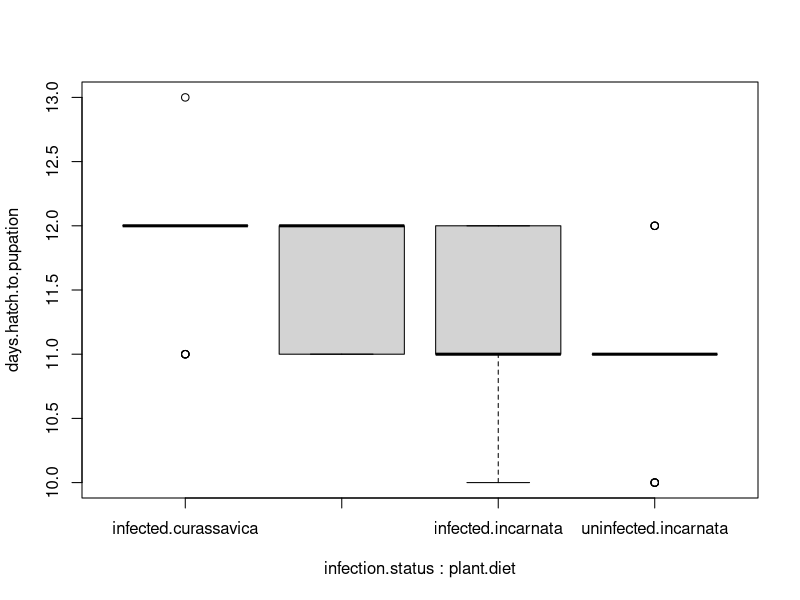
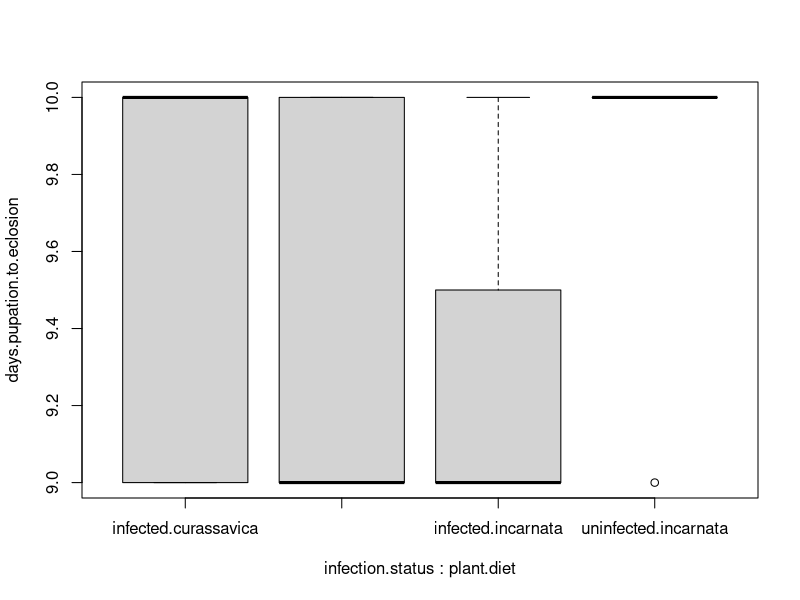

These charts were generated, in order, by the following R code: (Note: this script raises an error after producing the figures.)
#load metadata
data <- read.csv("../metadata/mtstp_sample_metadata.tsv", sep="\t")

#Correlations between infection+plant with time from hatching to pupation
#a quick boxplot for visualization
boxplot(days.hatch.to.pupation~infection.status*plant.diet, data=data)
#This looks kind of weird. Might be better to visualize with histogram
#run an ANOVA to look for significant differences
days.hatch.to.pupation.anova <- aov(days.hatch.to.pupation~infection.status*plant.diet, data=data)
summary(days.hatch.to.pupation.anova)
#looks like there are differences by plant diet (p=1.16e-08), but not by infection status (p=0.110) or plant by infection (p=0.858)
#and now for a post-hoc test
days.hatch.to.pupation.tukey <- TukeyHSD(days.hatch.to.pupation.anova)
days.hatch.to.pupation.tukey

#Correlations between infection*plant with time from pupation to eclosion
#a quick boxplot for visualization
boxplot(days.pupation.to.eclosion~infection.status*plant.diet, data=data)
#doesn't seem like many differences
#but I guess I'll look with an ANOVA
days.pupation.to.eclosion.anova <- aov(days.pupation.to.eclosion~infection.status*plant.diet, data=data)
summary(days.pupation.to.eclosion.anova)
#looks like there might be difference by plant by diet (p=0.0186), but not infection status (p=0.3502) or plant diet (p=0.8223)
#and now for a post-hoc test
days.pupation.to.eclosion.tukey <- TukeyHSD(days.pupation.to.eclosion.anova)
days.pupation.to.eclosion.tukey
#looks like there might be a difference between infect and uninfected on incarnata if there was more power (p=0.0884416), but nothing else was even close

#Correlations between infection*plant with time from hatching to eclosion
#a quick boxplot for visualization
boxplot(days.hatch.to.eclosion~infection.status*plant.diet, data=data)
#still looks a little funny. I guess there just isn't much variation in this specific data
#run an ANOVA to look for significant differences
days.hatch.to.eclosion.anova <- aov(days.hatch.to.eclosion~infection.status*plant.diet, data=data)
summary(days.hatch.to.eclosion.anova)
#looks like plant diet and infection status by plant diet might be significant with more statistical power (p=0.0685 and p=0.0778, respectively)
#since nothing was actually significant, I'm not doing a post-hoc analysis
